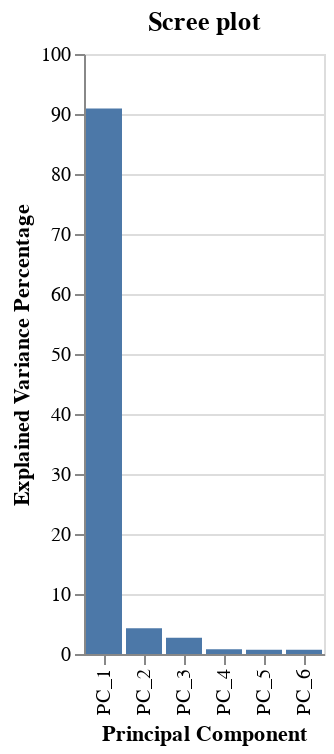

Here is the notebook cell this chart was saved with:
### Code cell
train_df = train_df.reset_index(drop=True)
test_df = test_df.reset_index(drop=True)

train_df[["PC_1", "PC_2"]] = train_data[["PC_1", "PC_2"]]
test_df[["PC_1", "PC_2"]] = test_data[["PC_1", "PC_2"]]

train_data = train_df[weather_group_2]
test_data = test_df[weather_group_2]
train_data, test_data, plot_1, plot_2 = fit_pca(train_data, test_data)

plot_1

### Figure 1 — Vega-Lite specification as saved in the notebook (floating-point values rounded to 4 significant figures)
{"config": {"view": {"continuousWidth": 400, "continuousHeight": 300}}, "data": {"name": "data-95750005cec732642b00ef184f790891"}, "mark": "bar", "encoding": {"x": {"field": "pc", "sort": "-y", "title": "Principal Component", "type": "nominal"}, "y": {"field": "exp_var_percent", "title": "Explained Variance Percentage", "type": "quantitative"}}, "title": "Scree plot", "$schema": "https://vega.github.io/schema/vega-lite/v4.17.0.json", "datasets": {"data-95750005cec732642b00ef184f790891": [{"exp_var_percent": 90.9, "pc": "PC_1"}, {"exp_var_percent": 4.3, "pc": "PC_2"}, {"exp_var_percent": 2.7, "pc": "PC_3"}, {"exp_var_percent": 0.8, "pc": "PC_4"}, {"exp_var_percent": 0.7, "pc": "PC_5"}, {"exp_var_percent": 0.7, "pc": "PC_6"}]}}
